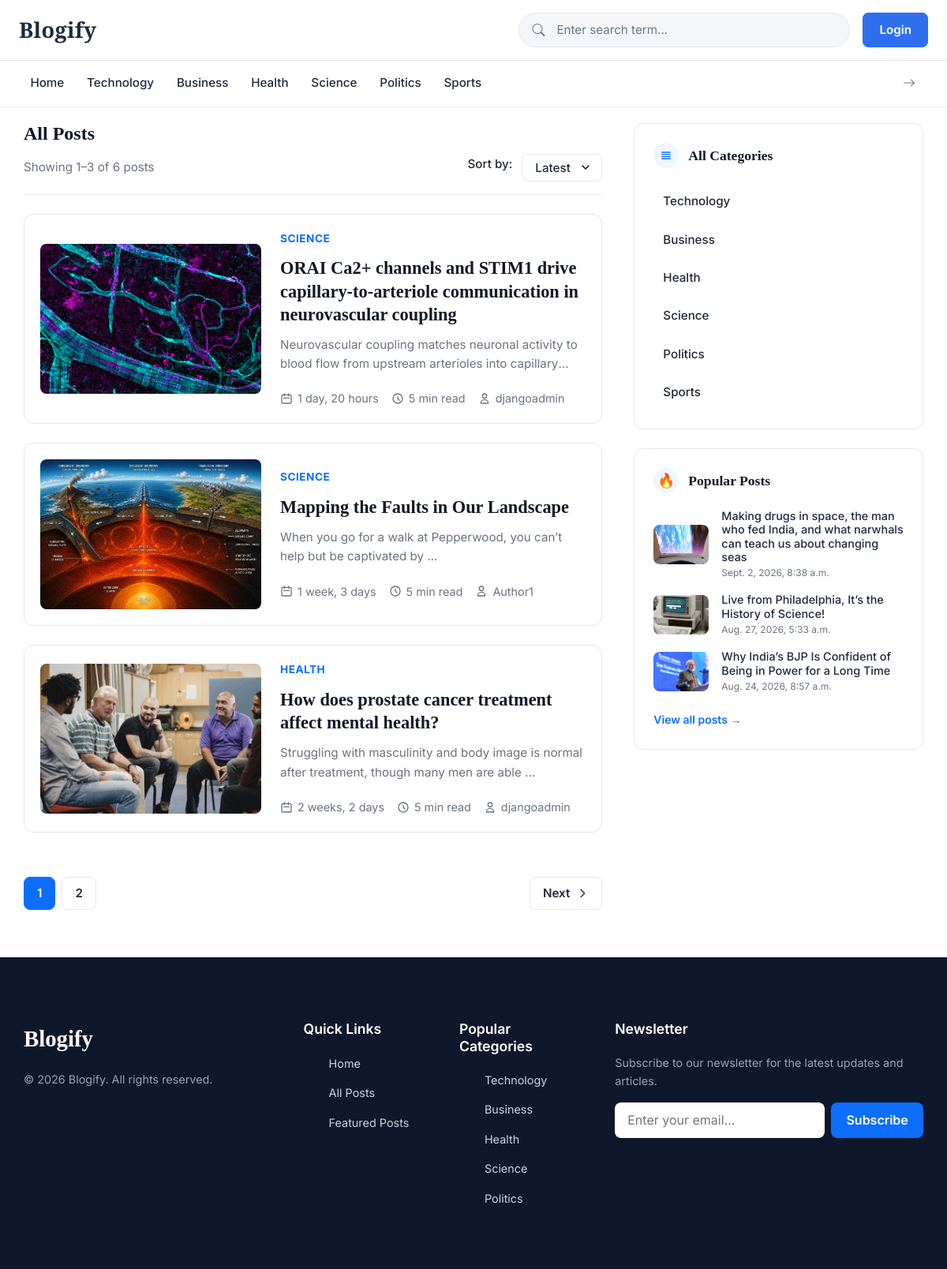
/posts/, run on the app's committed database.
### blogs/models.py (models this page shows, shortened)
class Category(models.Model):
    category_name = models.CharField(max_length=50, unique=True)
    created_at = models.DateTimeField(auto_now_add=True)
    updated_at = models.DateTimeField(auto_now=True)
    class Meta:
        verbose_name_plural = "Categories"
    def __str__(self):
        return self.category_name

class Blog(models.Model):
    title = models.CharField(max_length=100)
    slug = models.SlugField(max_length=150, unique=True, blank=True)
    category = models.ForeignKey(Category, on_delete=models.CASCADE, related_name='blogs')
    author = models.ForeignKey(User, on_delete=models.CASCADE, related_name='blogs')
    featured_image = models.ImageField(upload_to='uploads/%Y/%m/%d')
    short_description = models.TextField(max_length=500)
    blog_body = models.TextField(max_length=2000)
    status=models.CharField(max_length=20, choices=STATUS_CHOICES, default='Draft')
    is_featured = models.BooleanField(default=False)
    created_at = models.DateTimeField(auto_now_add=True)
    updated_at = models.DateTimeField(auto_now=True)

### blogs/views.py (the view)
# urls.py: path('posts/', blogViews.all_posts, name="all_posts"),
def all_posts(request):
    posts = Blog.objects.filter(is_featured=False, status="Published").order_by("-created_at")
    featured_posts = Blog.objects.filter(is_featured=True, status="Published").order_by("-created_at")[:3]
    sorting = request.GET.get('sorting', '').strip()
    if sorting == 'oldest':
        posts = Blog.objects.filter(is_featured=True, status="Published").order_by("created_at")
    context = {
        "posts": paginate_queryset(request, posts),
        "featured_posts": featured_posts,
        "sorting": sorting
    }
    return render(request, 'posts.html', context)

### blogs/context_processors.py (called while the page is built)
def get_categories(request):
    categories = Category.objects.all().order_by('-updated_at')
    return dict(categories=categories)

def get_sociallinks(request):
    links = SocialLink.objects.all()
    return dict(social_links=links)

### blogs/views.py (called while the page is built)
def paginate_queryset(request, queryset, per_page=3):
    paginator = Paginator(queryset, per_page)
    return paginator.get_page(request.GET.get('page'))

### templates/posts.html (shortened to what this page needs)
{% extends 'base.html' %}
{% block content %}
<main class="container content-split">
  <section class="post-content">
     {% if current_category %}
    <header>
      <h2 class="category-header-title serif-heading">{{current_category}}</h2>
    </header>
    {% elif base_search %}
    <header>
      <h2 class="category-header-title serif-heading">Search Term - {{ base_search }}</h2>
    </header>
    {% elif 'featured' in request.path %}
    <header>
      <h2 class="category-header-title serif-heading">All Featured Posts</h2>
    </header>
    {% else %}
    <header>
      <h2 class="category-header-title serif-heading">All Posts</h2>
    </header>
    {% endif %}
    <div class="list-controls">
      <span>Showing {{posts.start_index}}–{{posts.end_index}} of {{posts.paginator.count}} posts</span>
      <form class="sort-control" action="">
        <label for="sort">Sort by:</label>
        <select id="sort" class="sort-select" onchange="this.form.submit()" name="sorting">
          <option value="latest" {% if sorting == 'latest' %} selected {% endif %}>Latest</option>
        </select>
      </form>
    </div>
    <div class="article-list">
      {% if posts %}
      {% for post in posts %}
      <a href="{% url 'post_by_slug' slug=post.slug %}" style="text-decoration: none;">
        <article class="list-card">
          <img src="{{post.featured_image.url}}" alt="Profit and profiteroles" class="list-card-img">
          <div class="list-card-body">
            <span class="post-category">{{post.category}}</span>
            <h2 class="list-card-title serif-heading">{{post.title}}</h2>
            <p class="list-card-excerpt">{{post.short_description | truncatewords:15}}</p>
            <div class="post-meta" style="margin-bottom: 0;">
              <div class="post-meta-item">
                <svg width="16" height="16" fill="none" stroke="currentColor" stroke-width="2" viewBox="0 0 24 24">
                  <path stroke-linecap="round" stroke-linejoin="round"
                    d="M8 7V3m8 4V3m-9 8h10M5 21h14a2 2 0 002-2V7a2 2 0 00-2-2H5a2 2 0 00-2 2v12a2 2 0 002 2z"></path>
                </svg>
                {{post.created_at | timesince}}
              </div>
              <div class="post-meta-item">
                <svg width="16" height="16" fill="none" stroke="currentColor" stroke-width="2" viewBox="0 0 24 24">
                  <path stroke-linecap="round" stroke-linejoin="round" d="M12 8v4l3 3m6-3a9 9 0 11-18 0 9 9 0 0118 0z">
                  </path>
                </svg>
                5 min read
              </div>
              <div class="post-meta-item">
                <svg width="16" height="16" fill="none" stroke="currentColor" stroke-width="2" viewBox="0 0 24 24">
                  <path stroke-linecap="round" stroke-linejoin="round"
                    d="M16 7a4 4 0 11-8 0 4 4 0 018 0zM12 14a7 7 0 00-7 7h14a7 7 0 00-7-7z"></path>
                </svg>
                {{post.author}}
              </div>
            </div>
          </div>
        </article>
      </a>
      {% endfor %}
      {% else %}
      <p>No posts found.</p>
      {% endif %}
    </div>
    <div class="pagination">
      <div class="page-numbers">
        {% for page_number in posts.paginator.page_range %}
        {% if page_number == posts.number %}
          <button class="page-btn active">{{posts.number}}</button>
        {% else %}
          <a class="page-btn" href="{% querystring page=page_number %}">{{page_number}}</a>
        {% endif %}
        {% endfor %}
      </div>
      {% if posts.has_next %}
      <a href="{% querystring page=posts.next_page_number %}" class="page-btn">
        Next
        <svg width="16" height="16" fill="none" stroke="currentColor" stroke-width="2" viewBox="0 0 24 24">
          <path stroke-linecap="round" stroke-linejoin="round" d="M9 5l7 7-7 7"></path>
        </svg>
      </a>
      {% endif %}
    </div>
  </section>
  <aside class="sidebar-col">
    <div class="widget">
      <h3 class="widget-header-title serif-heading">
        <div class="widget-icon">
          <svg width="20" height="20" fill="none" stroke="currentColor" stroke-width="2" viewBox="0 0 24 24">
            <path stroke-linecap="round" stroke-linejoin="round" d="M4 6h16M4 10h16M4 14h16M4 18h16"></path>
          </svg>
        </div>
        All Categories
      </h3>
      <div class="cat-list">
        {% for cat in categories %}
        <a href="{% url 'posts_by_category' cat %}" class="cat-item" style="transition: .3s; text-decoration: none;">
          <span>{{cat}}</span>
        </a>
        {% endfor %}
      </div>
    </div>
    <div class="widget">
      <h3 class="widget-header-title serif-heading">
        <div class="widget-icon">🔥</div>
        Popular Posts
      </h3>
      <div class="recent-list" style="gap: 16px;">
        {% for post in featured_posts %}
        <a href="{% url 'post_by_slug' slug=post.slug %}" style="transition: .3s; text-decoration: none;">
          <article class="recent-item" style="padding: 0; border: none;">
            <img src="{{post.featured_image.url}}" alt="Profit" class="recent-img" style="width: 70px; height: 50px;">
            <div class="recent-content">
              <h4 class="recent-title" style="font-size: 0.9rem; margin-bottom: 2px;">{{post.title}}</h4>
              <div class="card-meta" style="font-size: 0.75rem;">{{post.created_at}}</div>
            </div>
          </article>
        </a>
        {% endfor %}
      </div>
      <div style="margin-top: 20px;">
        {% if request.path == '/featured/' %}
        <a href="{% url 'all_posts' %}" class="view-all">View all posts &rarr;</a>
        {% else %}
        <a href="{% url 'all_featured_posts' %}" class="view-all">View all posts &rarr;</a>
        {% endif %}
      </div>
    </div>
  </aside>
</main>
{% endblock %}

### templates/base.html (shortened to what this page needs)
{% load static %}
<!DOCTYPE html>
<html lang="en">
<head>
    <link href="https://getbootstrap.com/docs/4.0/dist/css/bootstrap.min.css" rel="stylesheet">
    <link rel="stylesheet" href="https://cdnjs.cloudflare.com/ajax/libs/font-awesome/7.3.1/css/all.min.css">
    <link href="https://cdn.jsdelivr.net/npm/bootstrap@5.3.3/dist/css/bootstrap.min.css" rel="stylesheet">
    <link href="https://cdn.jsdelivr.net/npm/bootstrap-icons@1.11.3/font/bootstrap-icons.min.css" rel="stylesheet">
    <link href="{% static 'css/blog.css'%}" rel="stylesheet">
    <link rel="stylesheet" href="{% static 'css/nav.css' %}">
</head>
<body>
    <header>
        <nav class="navbar navbar-expand-lg topbar py-3">
            <div class="container-fluid px-3 px-lg-4">
                <a href="{% url 'home' %}" class="brand" style="text-decoration: none; color: #1e2a42;">Blogify</a>
                <div class="collapse navbar-collapse" id="mainNav">
                    <div class="search ms-lg-auto mt-3 mt-lg-0">
                        <form class="input-group" action="{% url 'search' %}">
                            <span class="input-group-text search-icon"><i class="bi bi-search"></i></span>
                            <input type="search" class="form-control search-input" placeholder="Enter search term..."
                                name="base_search" value="{{ base_search }}">
                        </form>
                    </div>
                    <ul class="navbar-nav account-nav ms-lg-3">
                        {% if user.is_authenticated %}
                        <li class="nav-item">
                            <a href="{% url 'dashboard' %}" class="nav-link-custom">Dashboard</a>
                        </li>
                        <li class="nav-item">
                            <a href="{% url 'logout' %}" class="login">Logout</a>
                        </li>
                        {% else %}
                        <li class="nav-item">
                            <a href="{% url 'login' %}" class="login">Login</a>
                        </li>
                        {% endif %}
                    </ul>
                </div>
            </div>
        </nav>
        <nav class="category-bar">
            <div class="container-fluid px-3 px-lg-4">
                <div class="category-row">
                    <div class="category-scroll" id="categoryScroll">
                        <a href="{% url 'home' %}"
                            class="category-link {% if request.path == '/' %} active {%endif%}">Home</a>
                        {% for cat in categories %}
                        {% url 'posts_by_category' cat_name=cat as category_url %}
                        <a href="{% url 'posts_by_category' cat_name=cat %}"
                            class="category-link {% if category_url == request.path %} active {% endif %}">{{cat}}</a>
                        {% endfor %}
                    </div>
                    <button type="button" class="scroll-arrow border-0 bg-transparent" id="categoryArrow"
                        aria-label="More categories">
                        <i class="bi bi-arrow-right"></i>
                    </button>
                </div>
            </div>
        </nav>
    </header>
    {% block content %}
    {% endblock %}
    <footer class="footer">
        <div class="container footer-grid">
            <div class="footer-col">
                <div class="footer-logo">Blogify</div>
                <p class="footer-text">&copy; 2026 Blogify. All rights reserved.</p>
            </div>
            <div class="footer-col">
                <h4>Quick Links <span class="mobile-footer-toggle">+</span></h4>
                <ul class="footer-links">
                    <li><a href="#">Home</a></li>
                    <li><a href="{% url 'all_posts' %}">All Posts</a></li>
                    <li><a href="{% url 'all_featured_posts' %}">Featured Posts</a></li>
                </ul>
            </div>
            <div class="footer-col">
                <h4>Popular Categories <span class="mobile-footer-toggle">+</span></h4>
                <ul class="footer-links">
                    {% for cat in categories %}
                    {% if forloop.counter < 6 %}
                    <li><a href="{% url 'posts_by_category' cat.category_name %}">{{cat.category_name}}</a></li>
                    {% endif %}
                    {% endfor %}
                </ul>
            </div>
            <div class="footer-col">
                <h4>Newsletter</h4>
                <p class="footer-text" style="margin-bottom: 16px;">Subscribe to our newsletter for the latest updates
                    and articles.</p>
                <form class="newsletter-form">
                    <input type="email" placeholder="Enter your email...">
                    <button type="submit" class="btn btn-primary">Subscribe</button>
                </form>
            </div>
        </div>
    </footer>
</body>
</html>

### blogify_main/static/css/nav.css (style rules this page uses)
:root { --bg: #fff; --text: #1e2a42; --muted: #6b7686; --border: #e5e8ee; --accent: #2f6fed; --accent-hover: #1f5adb; --search: #f4f6f9; }
* { box-sizing: border-box }
html, body { margin: 0; background: var(--bg); color: var(--text); font-family: Inter, sans-serif; }
a { text-decoration: none }
.topbar { background: #fff; border-bottom: 1px solid var(--border); }
.brand { color: var(--text); font-family: "Playfair Display", serif; font-size: 1.7rem; font-weight: 800; letter-spacing: .3px; }
.search { width: 100%; max-width: 420px; }
.search .input-group { background: var(--search); border: 1px solid var(--border); border-radius: 50rem; overflow: hidden; transition: border-color .2s ease, box-shadow .2s ease, background .2s ease; }
.search-icon { background: transparent; border: 0; color: var(--muted); padding-left: 1rem; }
.search-input { background: transparent; border: 0; box-shadow: none !important; color: var(--text); padding: .6rem 1rem .6rem .25rem; font-size: .95rem; }
.search-input::placeholder { color: var(--muted) }
.account-nav { display: flex; align-items: center; gap: .5rem; }
.login { display: block; background: var(--accent); border: 1px solid var(--accent); color: #fff; font-size: .95rem; font-weight: 600; padding: .55rem 1.25rem; border-radius: .45rem; white-space: nowrap; transition: background .2s ease, border-color .2s ease; }
.category-bar { background: #fff; border-bottom: 1px solid var(--border); }
.category-row { display: flex; align-items: center; min-width: 0; }
.category-scroll { display: flex; align-items: stretch; flex: 1 1 auto; min-width: 0; overflow-x: auto; scrollbar-width: none; -webkit-overflow-scrolling: touch; scroll-behavior: smooth; }
.category-link { flex: 0 0 auto; color: var(--text); font-size: .95rem; font-weight: 500; padding: 1rem .9rem; border-bottom: 2px solid transparent; white-space: nowrap; transition: color .2s ease, border-color .2s ease; }
.scroll-arrow { flex: 0 0 auto; padding: .75rem 1rem; border-left: 1px solid var(--border); color: var(--muted); cursor: pointer; transition: color .2s ease, background .2s ease; }

### data on the page
Category: category_name "Technology"
Category: category_name "Business"
Category: category_name "Health"
Category: category_name "Science"
Category: category_name "Politics"
Category: category_name "Sports"
Blog: featured_image (picture), category "SCIENCE", title "ORAI Ca2+ channels and STIM1 drive capillary-to-arteriole communication in neurovascular coupling", short_description "Neurovascular coupling matches neuronal activity to blood flow from upstream arterioles into…", created_at "1 day, 20 hours", author "djangoadmin"
Blog: featured_image (picture), category "SCIENCE", title "Mapping the Faults in Our Landscape", short_description "When you go for a walk at Pepperwood, you can’t help but be captivated by …", created_at "1 week, 3 days", author "Author1"
Blog: featured_image (picture), category "HEALTH", title "How does prostate cancer treatment affect mental health?", short_description "Struggling with masculinity and body image is normal after treatment, though many men are able …", created_at "2 weeks, 2 days", author "djangoadmin"
Blog: featured_image (picture), title "Making drugs in space, the man who fed India, and what narwhals can teach us about changing seas", created_at "Sept. 2, 2026, 8:38 a.m."
Blog: featured_image (picture), title "Live from Philadelphia, It’s the History of Science!", created_at "Aug. 27, 2026, 5:33 a.m."
Blog: featured_image (picture), title "Why India’s BJP Is Confident of Being in Power for a Long Time", created_at "Aug. 24, 2026, 8:57 a.m."

### other printed values
{{ posts.start_index }} "1"
{{ posts.end_index }} "3"
{{ posts.paginator.count }} "6"
{{ posts.number }} "1"
{{ page_number }} "2"
